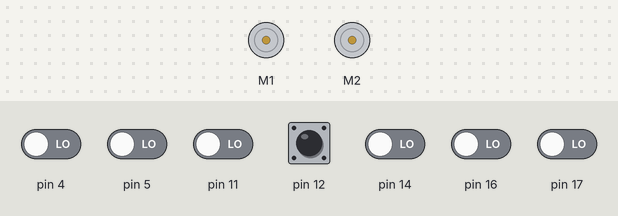
The sketch below on a simulated Arduino Uno, built with avr-gcc and run on an emulated ATmega328P. On the bench: 2 × DC motor (green arrow = forward, orange = backward, longer = faster). Inputs (shaded band) come from the test bench; at power-on: pin 12 HIGH, pin 4, pin 5, pin 11, pin 14, pin 16, pin 17 LOW.

Above: at 0.8 s.
0.9 s: pin 12 pulled LOW for 0.15 s
At 1.9 s:
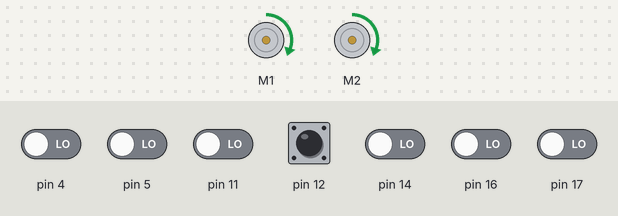
2.5 s: pin 4 driven HIGH
At 2.75 s:
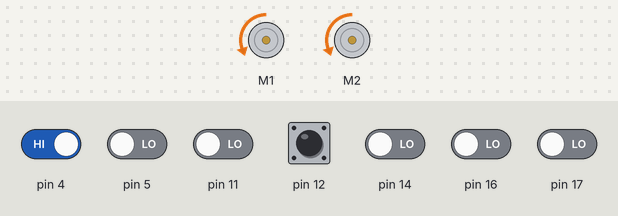
5.5 s: pin 4 driven LOW
At 5.5 s:
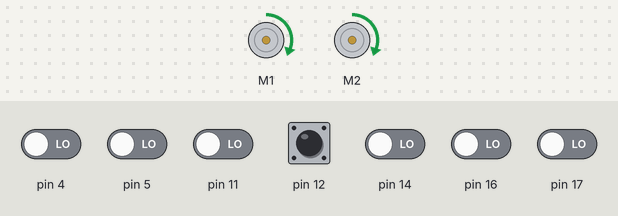
7.0 s: pin 5 driven HIGH
At 7.1 s:
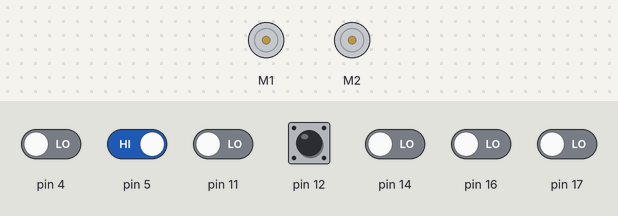
Timing chart, 0 to 11.0 s (numbered marks = the images above; inputs shaded):
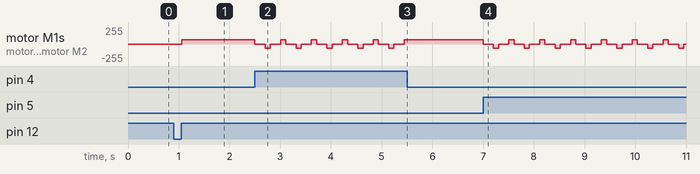

Measured:
- after the input at 0.9 s, motor M1, motor M2: stopped → forward 63/255 after 0.16 s
- after the input at 2.5 s, motor M1, motor M2: forward 63/255 → stopped at once, then repeats every 0.61 s: backward 63/255 0.10 s, stopped 0.20 s, forward 63/255 0.10 s, stopped 0.20 s
- after the input at 5.5 s, motor M1, motor M2: stops changing and stays forward 63/255
- after the input at 7.0 s, motor M1, motor M2: forward 63/255 → stopped at once, then repeats every 0.61 s: backward 63/255 0.10 s, stopped 0.20 s, forward 63/255 0.10 s, stopped 0.20 s

The sketch:

PLab-ZumoBorderDetect.ino
```cpp
/*
Drive forward or reverse when border is detected
  - Only reflectionsensor 0 and 5 are used.
  - Demonstrates use of flipLeftMotor and flipRightMotor
*/
#include <ZumoMotors.h>
#include <Pushbutton.h>
#include <QTRSensors.h>
#include <ZumoReflectanceSensorArray.h>


// this might need to be tuned for different

#define QTR_THRESHOLD  1500 // this might need to be tuned for different
                            //lighting conditions, surfaces, etc
#define SPEED     100       //0 is stopped, 400 is full speed


ZumoMotors motors;
Pushbutton button(ZUMO_BUTTON); // pushbutton on pin 12
boolean direction = LOW;       // Drives motors forward, HIGH drives reverse
#define NUM_SENSORS 6
unsigned int sensor_values[NUM_SENSORS];

ZumoReflectanceSensorArray reflectanceSensors; //(QTR_NO_EMITTER_PIN);


void setup()
{
   reflectanceSensors.init();
   button.waitForButton();
}

void loop()
{
  reflectanceSensors.read(sensor_values); // gives raw values 0-2000 (pulse times in um)

  //Check if border has been detected by any of the two sensors at each side
  if ((sensor_values[0] > QTR_THRESHOLD) || (sensor_values[5] > QTR_THRESHOLD))
  {
    motors.setSpeeds(0,0); //Stop,
    delay(200);
    // Change to opposite direction
    if (direction)
      direction = LOW;
     else
       direction = HIGH;

    motors.flipLeftMotor(direction);
    motors.flipRightMotor(direction);
    motors.setSpeeds(SPEED, SPEED); // Move away in opposite direction
    delay(100); // Use enough time to be off border before reading sensors again

  }
    motors.setSpeeds(SPEED, SPEED);

}
```
